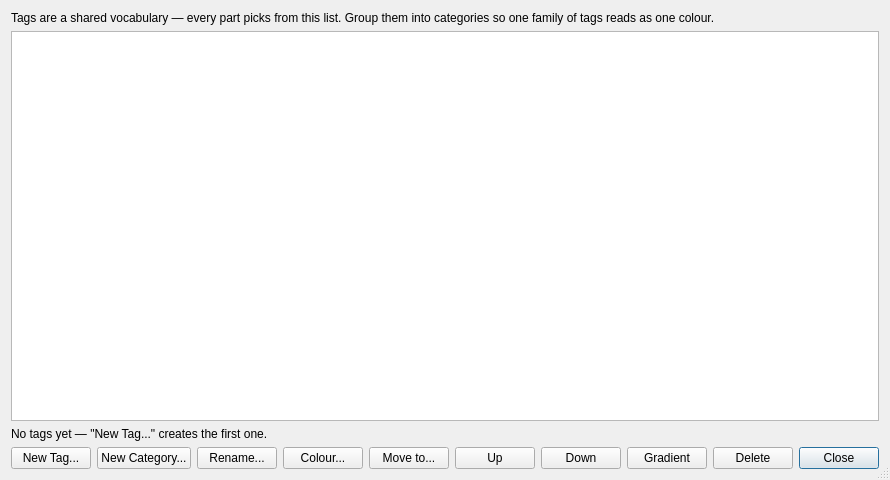
<?xml version="1.0" encoding="UTF-8"?>
<ui version="4.0">
 <class>ManageTagsDialog</class>
 <widget class="QDialog" name="ManageTagsDialog">
  <property name="geometry">
   <rect>
    <x>0</x>
    <y>0</y>
    <width>620</width>
    <height>480</height>
   </rect>
  </property>
  <property name="windowTitle">
   <string>Manage Tags</string>
  </property>
  <property name="sizeGripEnabled">
   <bool>true</bool>
  </property>
  <layout class="QVBoxLayout" name="mainLayout">
   <item>
    <widget class="QLabel" name="headerLabel">
     <property name="text">
      <string>Tags are a shared vocabulary — every part picks from this list. Group them into categories so one family of tags reads as one colour.</string>
     </property>
     <property name="wordWrap">
      <bool>true</bool>
     </property>
    </widget>
   </item>
   <item>
    <widget class="QTreeWidget" name="tagTree">
     <property name="selectionMode">
      <enum>QAbstractItemView::SingleSelection</enum>
     </property>
     <property name="rootIsDecorated">
      <bool>true</bool>
     </property>
     <property name="headerHidden">
      <bool>true</bool>
     </property>
     <column>
      <property name="text">
       <string notr="true">Tag</string>
      </property>
     </column>
    </widget>
   </item>
   <item>
    <widget class="QLabel" name="emptyHintLabel">
     <property name="text">
      <string>No tags yet — &quot;New Tag...&quot; creates the first one.</string>
     </property>
     <property name="wordWrap">
      <bool>true</bool>
     </property>
    </widget>
   </item>
   <item>
    <layout class="QHBoxLayout" name="buttonLayout">
     <item>
      <widget class="QPushButton" name="newButton">
       <property name="text">
        <string>New Tag...</string>
       </property>
      </widget>
     </item>
     <item>
      <widget class="QPushButton" name="newCategoryButton">
       <property name="text">
        <string>New Category...</string>
       </property>
      </widget>
     </item>
     <item>
      <widget class="QPushButton" name="renameButton">
       <property name="text">
        <string>Rename...</string>
       </property>
      </widget>
     </item>
     <item>
      <widget class="QPushButton" name="colorButton">
       <property name="text">
        <string>Colour...</string>
       </property>
      </widget>
     </item>
     <item>
      <widget class="QPushButton" name="moveButton">
       <property name="text">
        <string>Move to...</string>
       </property>
       <property name="toolTip">
        <string>Puts the tag in another category, and recolours it into that family.</string>
       </property>
      </widget>
     </item>
     <item>
      <widget class="QPushButton" name="moveUpButton">
       <property name="text">
        <string>Up</string>
       </property>
       <property name="toolTip">
        <string>Moves the tag up inside its category. The order decides where the gradient puts it.</string>
       </property>
      </widget>
     </item>
     <item>
      <widget class="QPushButton" name="moveDownButton">
       <property name="text">
        <string>Down</string>
       </property>
       <property name="toolTip">
        <string>Moves the tag down inside its category. The order decides where the gradient puts it.</string>
       </property>
      </widget>
     </item>
     <item>
      <widget class="QPushButton" name="gradientButton">
       <property name="text">
        <string>Gradient</string>
       </property>
       <property name="toolTip">
        <string>Spreads the colours of this category's tags evenly between the first tag's colour and the last one's. Colour those two by hand first, then reorder the rest into the ramp you want.</string>
       </property>
      </widget>
     </item>
     <item>
      <widget class="QPushButton" name="deleteButton">
       <property name="text">
        <string>Delete</string>
       </property>
       <property name="toolTip">
        <string>A tag is removed from every part that carries it; a category only loses its heading, its tags stay.</string>
       </property>
      </widget>
     </item>
     <item>
      <spacer name="buttonSpacer">
       <property name="orientation">
        <enum>Qt::Horizontal</enum>
       </property>
       <property name="sizeHint" stdset="0">
        <size>
         <width>40</width>
         <height>20</height>
        </size>
       </property>
      </spacer>
     </item>
     <item>
      <widget class="QPushButton" name="closeButton">
       <property name="text">
        <string>Close</string>
       </property>
       <property name="default">
        <bool>true</bool>
       </property>
      </widget>
     </item>
    </layout>
   </item>
  </layout>
 </widget>
 <resources/>
 <connections/>
</ui>
